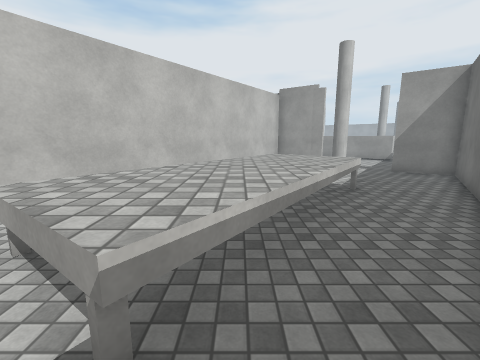
view 1 (above)

14 first-person views from a walk through a Unity game level. The camera is 1.5 m above the floor, tilts 10° down and sees 90° across. Doors are open. The floor is counted in squares, 1 m on a side. Each view is taken from the middle of a square. On the plan, view 1 faces up. The plan holds only what a view shows up to about 13 squares ahead; the rest is blank. The place goes on beyond the plan. The player is left out. Surface patterns are stand-ins for the level's own textures.

view 2
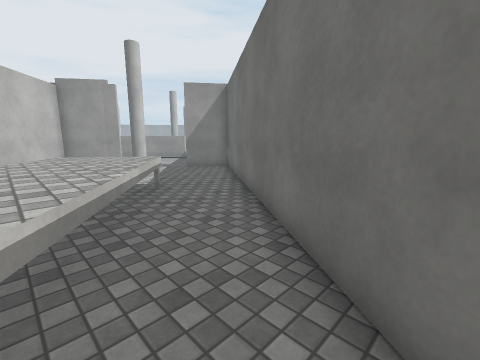

view 3
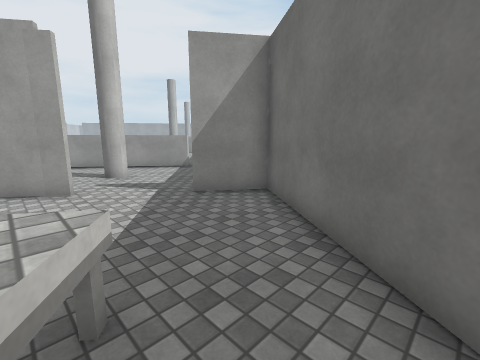

view 4
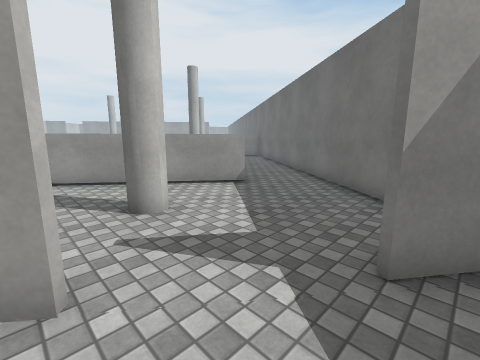

view 5
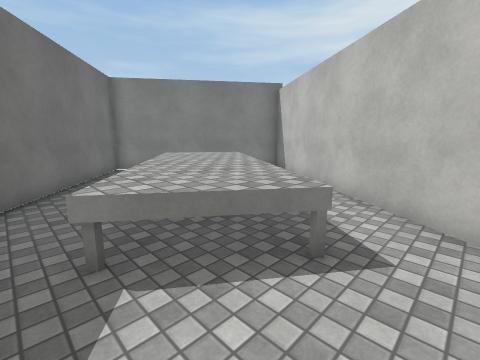

view 6
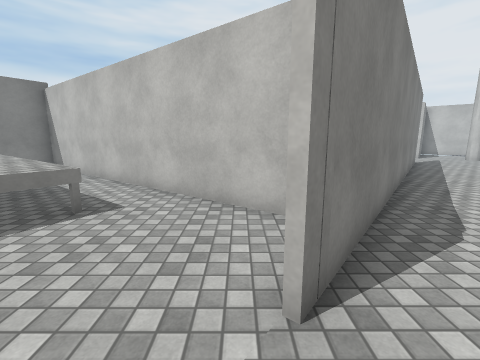

view 7
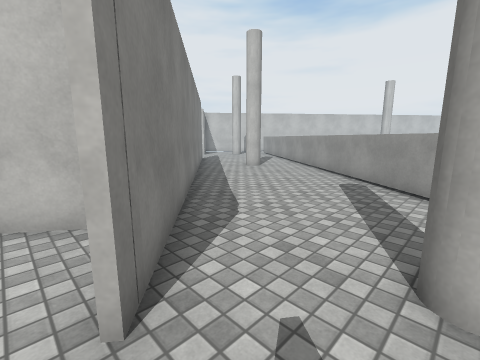

view 8
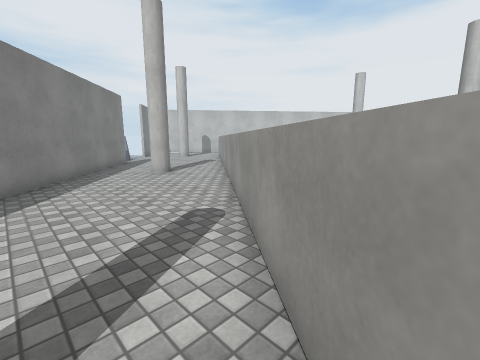

view 9
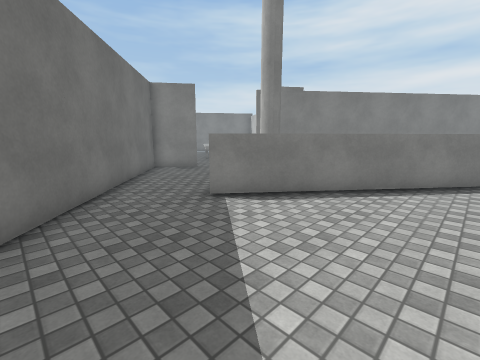

view 10
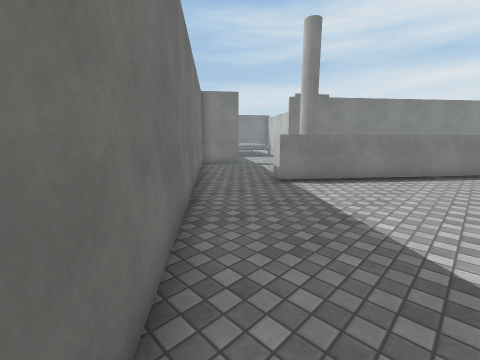

view 11
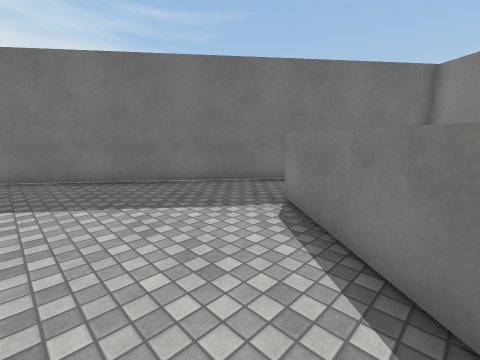

view 12
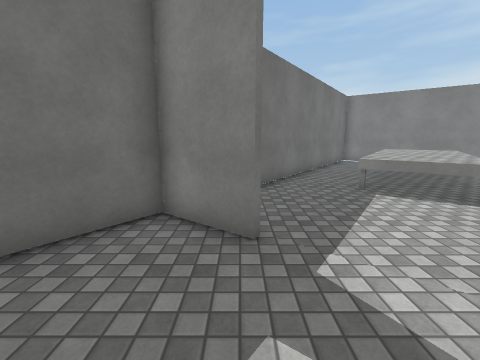

view 13
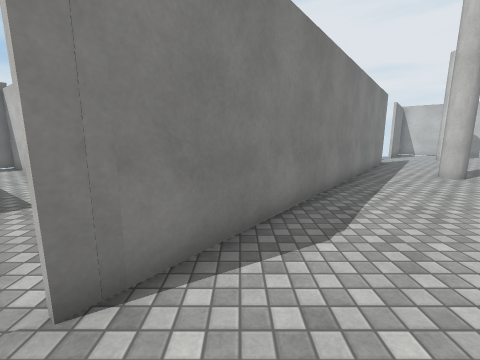

view 14
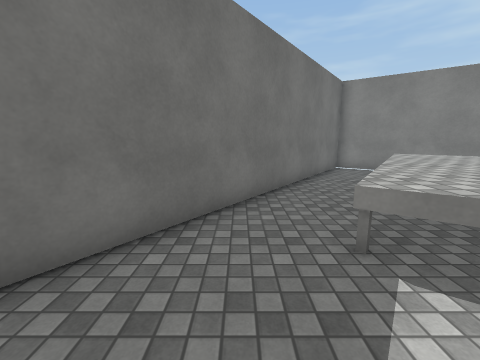

### Floor plan
Key: @ floor where view 1 was taken; # wall or solid block; . floor; = window, fence, low wall or low ledge; ^ raised ledge.
Columns run from 7 left of view 1 to 18 right of it. Each row starts with its distance up from view 1.
 21 #.........##.............#
 20 ###........###..........##
 19   ##.........##........##
 18    ##.........##.......#
 17     ##.........##.....##
 16      ###........##...##
 15        ##....#......##
 14         ###........##
 13         #.##.......#
 12        ##.........##
 11       ##.........##
 10      ##.......####
  9      #.........##
  8     ##..^^.....#
  7    ##..^^^^...##
  6   ##..^^^^^..##
  5   #...^^^^..##
  4  ##..^^^^...#
  3  #..^^^^...##
  2  ##..^^^..##
  1   ##..=...#
  0     #  @.##
 -1      ##.##
 -2       ###

Where each view was taken, in squares from view 1:
view 1: 0 up, 0 right, facing up
view 2: 0 up, 0 right, facing up-right
view 3: 5 up, 3 right, facing up-right
view 4: 10 up, 4 right, facing up-right
view 5: 10 up, 4 right, facing down-left
view 6: 12 up, 6 right, facing left
view 7: 12 up, 6 right, facing up-left
view 8: 17 up, 7 right, facing up-left
view 9: 21 up, 14 right, facing down-left
view 10: 21 up, 17 right, facing down-left
view 11: 21 up, 7 right, facing down-right
view 12: 14 up, 7 right, facing down
view 13: 14 up, 6 right, facing left
view 14: 10 up, 5 right, facing down
